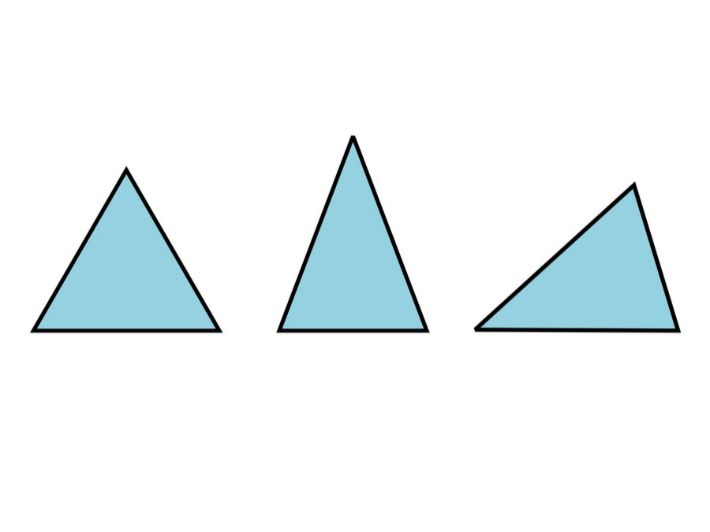
#> input picture Tringle.jpg, 710 x 532 px
$ python AI4.py
#> lines starting #> are read from the running program, lines starting #| are printed output that depends on the picture; after the words box and inside, x2 and y2 are one past the last pixel; in counts of white or black regions, pixels touching at a corner belong together
#Detect the corner points in the image -------

#import openCV و NumPy و Matplotlib
import cv2
import numpy as np
import matplotlib.pyplot as plt

##Read image from img.jpg file and store it as a variable image
img = cv2.imread("Tringle.jpg")
#> img is the input picture: shape (532, 710, 3); mean B, G, R 247.1, 245.4, 239.1

#Convert image to gray image
gray = cv2.cvtColor(img , cv2.COLOR_BGR2GRAY)
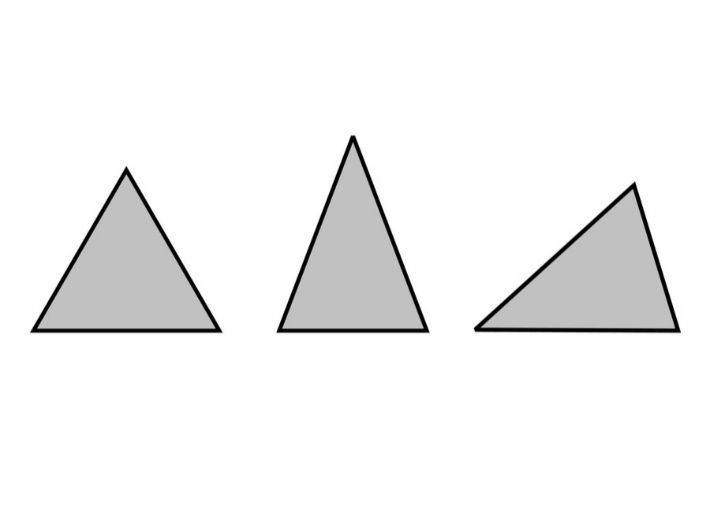
#> gray: shape (532, 710); min 0, max 255, mean 243.7

#Convert the gray image to float32 (array)
gray = np.float32(gray)

#Detect the corner points in the image  with the (Harris corner detector) Function
des = cv2.cornerHarris(gray,2,5,0.07)
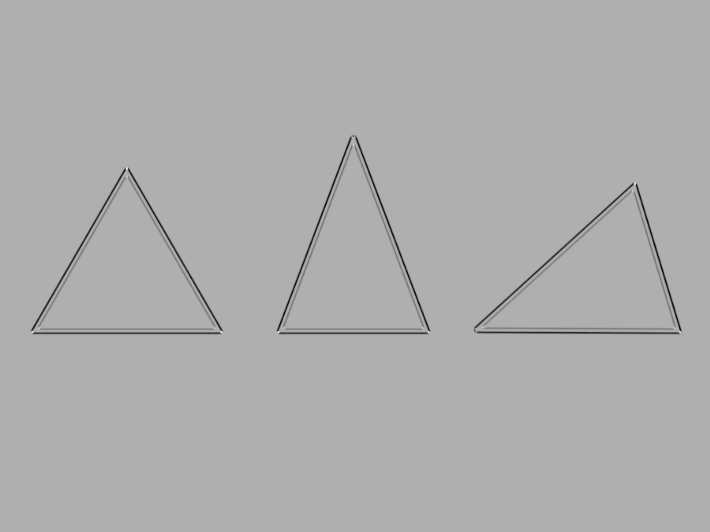
#> des: shape (532, 710) float32; min -1.58e+10, max 7.21e+09, mean -128190576; drawn with min black and max white

# Expand the detected angle that can be expanded
des = cv2.dilate(des,None)
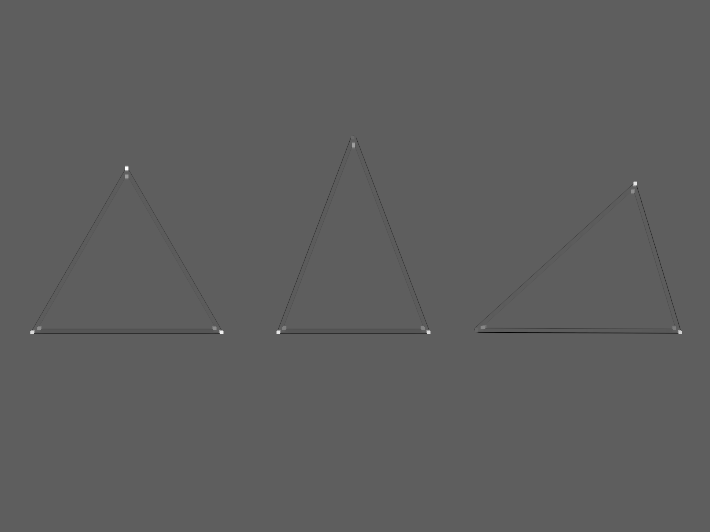
#> des: shape (532, 710) float32; min -4.26e+09, max 7.21e+09, mean -8368092; drawn with min black and max white

## Change the color of detected corner points in the image to red
img[des>0.01 *des.max()]=[255,0,0]
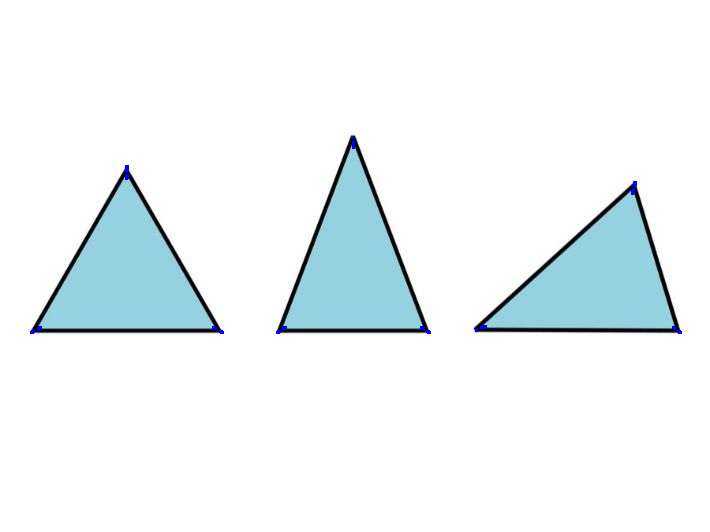
#> img: shape (532, 710, 3); 0.09% of pixels changed, all inside (x1, y1, x2, y2) = (30, 136, 682, 334)

# Show image
plt.imshow(img)


# Waiting to press any key on the keyboard to exit the image
plt.waitforbuttonpress()
